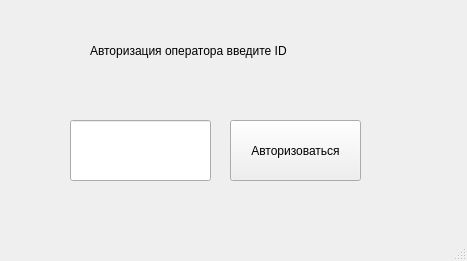
<?xml version="1.0" encoding="UTF-8"?>
<ui version="4.0">
 <class>MainWindow</class>
 <widget class="QMainWindow" name="MainWindow">
  <property name="geometry">
   <rect>
    <x>0</x>
    <y>0</y>
    <width>467</width>
    <height>261</height>
   </rect>
  </property>
  <property name="windowTitle">
   <string>MainWindow</string>
  </property>
  <widget class="QWidget" name="centralwidget">
   <widget class="QLabel" name="label">
    <property name="geometry">
     <rect>
      <x>90</x>
      <y>20</y>
      <width>261</width>
      <height>61</height>
     </rect>
    </property>
    <property name="text">
     <string>Авторизация оператора введите ID</string>
    </property>
   </widget>
   <widget class="QLineEdit" name="lineEdit">
    <property name="geometry">
     <rect>
      <x>70</x>
      <y>120</y>
      <width>141</width>
      <height>61</height>
     </rect>
    </property>
   </widget>
   <widget class="QPushButton" name="pushButton">
    <property name="geometry">
     <rect>
      <x>230</x>
      <y>120</y>
      <width>131</width>
      <height>61</height>
     </rect>
    </property>
    <property name="text">
     <string>Авторизоваться</string>
    </property>
   </widget>
  </widget>
  <widget class="QStatusBar" name="statusbar"/>
 </widget>
 <resources/>
 <connections/>
</ui>
